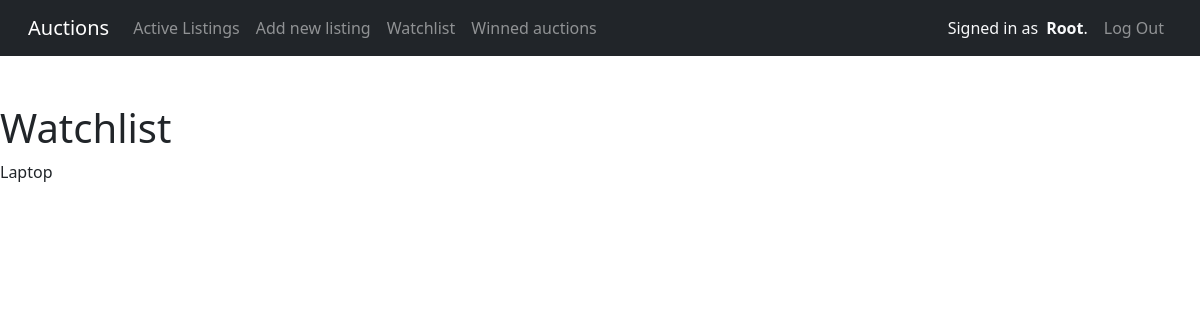
/watchlist (signed in), run on an earlier commit of the app's database.
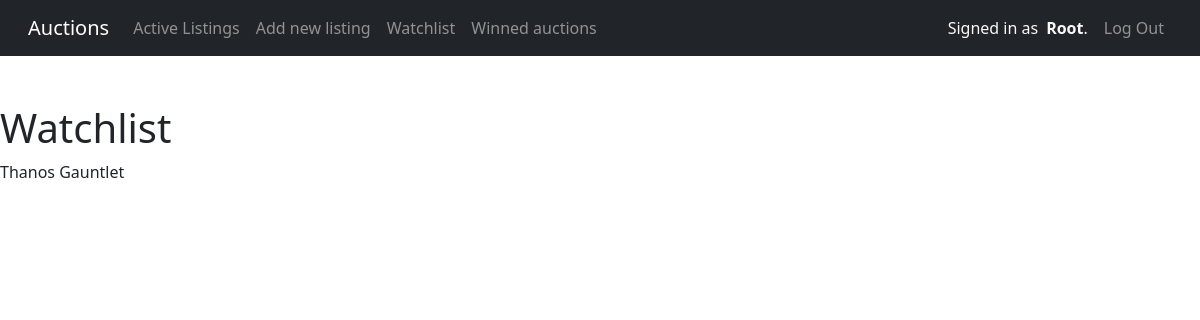
And on a later commit of the database.
### auctions/models.py (models this page shows, shortened)
class User(AbstractUser):
    pass

class Auction_listings(models.Model):
    user = models.ForeignKey(User, on_delete=models.CASCADE, related_name="listings")
    title = models.CharField(max_length=64)
    description = models.TextField()
    starting_bid = models.IntegerField()
    image_url = models.URLField(blank=True)
    category = models.ForeignKey(Category, on_delete=models.CASCADE, related_name="cat", blank=True, null=True)
    active = models.BooleanField(default=True)
    watchlist = models.ManyToManyField(User, blank=True, related_name="watchlisted_items")
    winner = models.ForeignKey(User, on_delete=models.CASCADE, related_name="winned_auctions", blank=True, null=True)

### auctions/views.py (the view)
# urls.py: path("watchlist", views.display_watchlist, name="watchlist"),
@login_required
def display_watchlist(request):
    currentUser = request.user
    listings = currentUser.watchlisted_items.all()
    return render(request, "auctions/watchlist.html", {"listings": listings})

### auctions/templates/auctions/watchlist.html
{% extends "auctions/layout.html" %}
{% block body %}
    <h1>Watchlist</h1>
    {% for item in listings %}
    <p>{{ item.title }}</p>
{% empty %}
    <p>No items in watchlist.</p>
{% endfor %}
{% endblock body %}

### auctions/templates/auctions/layout.html (shortened to what this page needs)
{% load static %}
{% load humanize %}
<!DOCTYPE html>
<html lang="en">
  <head>
    <link rel="stylesheet" href="https://stackpath.bootstrapcdn.com/bootstrap/4.4.1/css/bootstrap.min.css" />
    <link href="https://cdn.jsdelivr.net/npm/bootstrap@5.3.2/dist/css/bootstrap.min.css" rel="stylesheet" />
    <link href="{% static 'auctions/styles.css' %}" rel="stylesheet" />
  </head>
  <body>
    <nav class="navbar d-flex sticky-top navbar-expand-md bg-dark mb-5 px-3 navbar-dark">
      <div class="container-fluid">
        <a class="navbar-brand" href="#">Auctions</a>
        <div class="collapse navbar-collapse" id="navbarNav">
          <ul class="navbar-nav mr-auto">
            <li class="nav-item">
              <a class="nav-link" href="{% url 'active_listings' %}">Active Listings</a>
            </li>
            <li class="nav-item">
              <a class="nav-link" href="{% url 'create_listing' %}">Add new listing</a>
            </li>
            <li class="nav-item">
              <a class="nav-link" href="{% url 'watchlist' %}">Watchlist</a>
            </li>
            <li class="nav-item">
              <a class="nav-link" href="{% url 'winned_auctions' %}">Winned auctions</a>
            </li>
          </ul>
          {% if user.is_authenticated %}
            <ul class="navbar-nav">
              <li class="nav-item d-none d-lg-flex text-light mt-2 ms-2 me-2">
                Signed in as <strong class="d-flex ms-2">{{ user.username.capitalize }}</strong>.
              </li>
              <li class="nav-item">
                <a class="nav-link" href="{% url 'logout' %}">Log Out</a>
              </li>
            </ul>
          {% endif %}
        </div>
      </div>
    </nav>
    {% block body %}
    {% endblock %}
  </body>
</html>

What changed in the data, as far as the page shows it:
no longer on this page (row edited): Auction_listings: title "Laptop"
now on this page (row edited): Auction_listings: title "Thanos Gauntlet"
